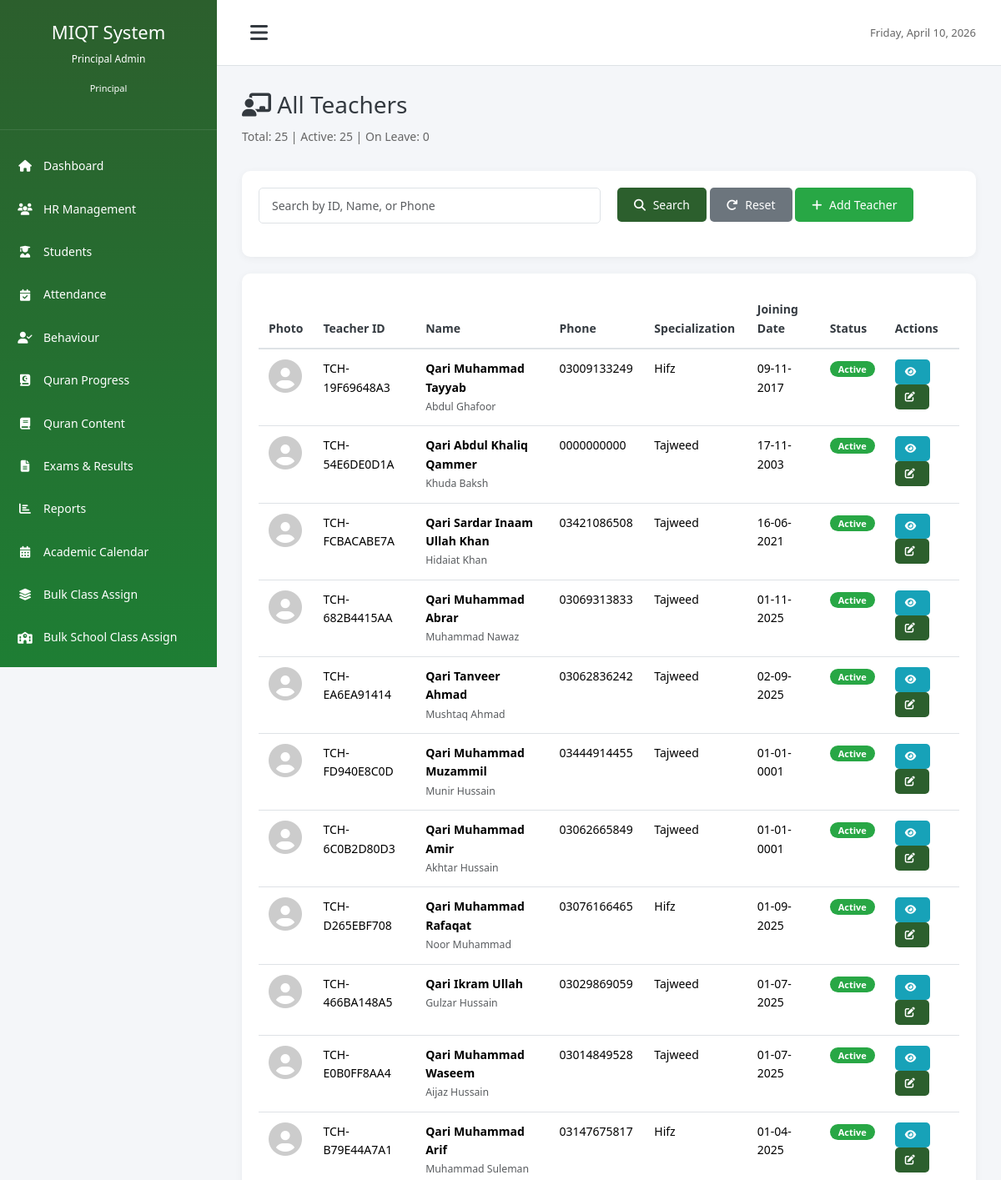
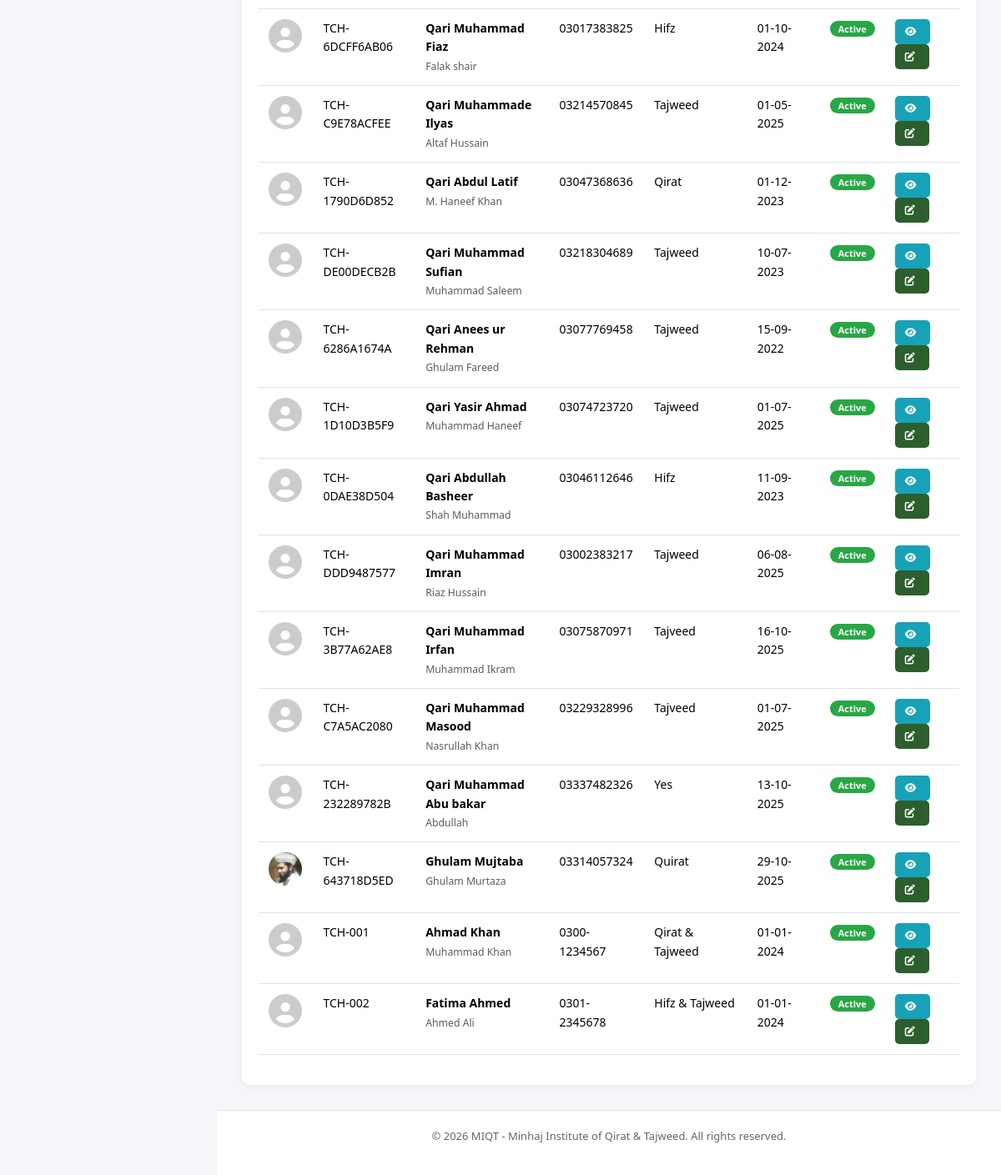
The page /modules/hr/teachers.php (signed in) on the database its author committed (2 pictures, top to bottom).
### tables this page shows
CREATE TABLE `teachers` (
  `id` int(11) NOT NULL,
  `user_id` int(11) DEFAULT NULL,
  `teacher_id` varchar(50) NOT NULL,
  `first_name` varchar(100) NOT NULL,
  `last_name` varchar(100) NOT NULL,
  `father_name` varchar(100) DEFAULT NULL,
  `cnic` varchar(20) DEFAULT NULL,
  `date_of_birth` date DEFAULT NULL,
  `gender` enum('male','female') NOT NULL,
  `phone` varchar(20) NOT NULL,
  `email` varchar(150) DEFAULT NULL,
  `address` text DEFAULT NULL,
  `city` varchar(100) DEFAULT NULL,
  `qualification` varchar(255) DEFAULT NULL,
  `specialization` varchar(255) DEFAULT NULL,
  `joining_date` date NOT NULL,
  `salary` decimal(10,2) DEFAULT NULL,
  `employment_type` enum('full_time','part_time','contract') DEFAULT 'full_time',
  `status` enum('active','inactive','on_leave') DEFAULT 'active',
  `photo` varchar(255) DEFAULT NULL,
  `created_at` timestamp NOT NULL DEFAULT current_timestamp(),
  `updated_at` timestamp NOT NULL DEFAULT current_timestamp() ON UPDATE current_timestamp(),
  `reference_name` varchar(100) DEFAULT NULL,
  `reference_number` varchar(50) DEFAULT NULL,
  `past_history` text DEFAULT NULL
);

### includes/functions.php (called while the page is built, shortened)
<?php
function isLoggedIn() {
    return isset($_SESSION['user_id']) && !empty($_SESSION['user_id']);
}
function getUserRole() {
    return isset($_SESSION['user_role']) ? $_SESSION['user_role'] : null;
}
function hasPermission($allowedRoles = []) {
    $userRole = getUserRole();
    return in_array($userRole, $allowedRoles);
}
function formatDate($date, $format = DISPLAY_DATE_FORMAT) {
    return date($format, strtotime($date));
}
function getUserName() {
    return isset($_SESSION['user_name']) ? $_SESSION['user_name'] : null;
}
?>

### modules/hr/teachers.php (the view, shortened to what this page needs)
<?php
require_once '../../config/database.php';
require_once '../../includes/functions.php';
$search = isset($_GET['search']) ? sanitize($_GET['search']) : '';
$where = "WHERE t.status != 'deleted'";
$params = [];
$sql = "SELECT t.*, u.username FROM teachers t
        LEFT JOIN users u ON t.user_id = u.id
        $where
        ORDER BY t.created_at DESC";
$stmt = $db->prepare($sql);
$stmt->execute($params);
$teachers = $stmt->fetchAll();
$sql = "SELECT
        COUNT(*) as total,
        SUM(CASE WHEN status = 'active' THEN 1 ELSE 0 END) as active,
        SUM(CASE WHEN status = 'on_leave' THEN 1 ELSE 0 END) as on_leave
        FROM teachers WHERE status != 'deleted'";
$stmt = $db->prepare($sql);
$stmt->execute();
$stats = $stmt->fetch();
require_once '../../includes/header.php';
?>
<div class="page-header">
    <h1 class="page-title"><i class="fas fa-chalkboard-teacher"></i> All Teachers</h1>
    <p class="subtitle">Total: <?php echo $stats['total']; ?> | Active: <?php echo $stats['active']; ?> | On Leave: <?php echo $stats['on_leave']; ?></p>
</div>
<div class="dashboard-card mb-20">
    <div class="card-body">
        <form method="GET" action="" class="form-row">
            <div class="form-group">
                <input type="text" name="search" class="form-control" placeholder="Search by ID, Name, or Phone"
                       value="<?php echo htmlspecialchars($search); ?>">
            </div>
            <div class="form-group">
                <button type="submit" class="btn btn-primary">
                    <i class="fas fa-search"></i> Search
                </button>
                <a href="teachers.php" class="btn btn-secondary">
                    <i class="fas fa-redo"></i> Reset
                </a>
                <a href="add_teacher.php" class="btn btn-success">
                    <i class="fas fa-plus"></i> Add Teacher
                </a>
            </div>
        </form>
    </div>
</div>
<div class="dashboard-card">
    <div class="card-body">
        <?php if (count($teachers) > 0): ?>
        <table class="table">
            <thead>
                <tr>
                    <th>Photo</th>
                    <th>Teacher ID</th>
                    <th>Name</th>
                    <th>Phone</th>
                    <th>Specialization</th>
                    <th>Joining Date</th>
                    <th>Status</th>
                    <th>Actions</th>
                </tr>
            </thead>
            <tbody>
                <?php foreach ($teachers as $teacher): ?>
                <tr>
                    <td>
                        <?php if ($teacher['photo']): ?>
                        <img src="<?php echo SITE_URL . '/uploads/photos/' . $teacher['photo']; ?>"
                             alt="Photo" style="width: 40px; height: 40px; border-radius: 50%; object-fit: cover;">
                        <?php else: ?>
                        <i class="fas fa-user-circle" style="font-size: 40px; color: #ccc;"></i>
                        <?php endif; ?>
                    </td>
                    <td><?php echo $teacher['teacher_id']; ?></td>
                    <td>
                        <strong><?php echo $teacher['first_name'] . ' ' . $teacher['last_name']; ?></strong><br>
                        <small class="text-muted"><?php echo $teacher['father_name']; ?></small>
                    </td>
                    <td><?php echo $teacher['phone']; ?></td>
                    <td><?php echo $teacher['specialization'] ?? 'N/A'; ?></td>
                    <td><?php echo formatDate($teacher['joining_date']); ?></td>
                    <td>
                        <?php
                        $badge_class = [
                            'active' => 'badge-success',
                            'inactive' => 'badge-secondary',
                            'on_leave' => 'badge-warning'
                        ];
                        ?>
                        <span class="badge <?php echo $badge_class[$teacher['status']] ?? 'badge-secondary'; ?>">
                            <?php echo ucfirst(str_replace('_', ' ', $teacher['status'])); ?>
                        </span>
                    </td>
                    <td>
                        <a href="view_teacher.php?id=<?php echo $teacher['id']; ?>" class="btn btn-sm btn-info" title="View">
                            <i class="fas fa-eye"></i>
                        </a>
                        <a href="edit_teacher.php?id=<?php echo $teacher['id']; ?>" class="btn btn-sm btn-primary" title="Edit">
                            <i class="fas fa-edit"></i>
                        </a>
                    </td>
                </tr>
                <?php endforeach; ?>
            </tbody>
        </table>
        <?php else: ?>
        <p class="text-center text-muted">No teachers found</p>
        <?php endif; ?>
    </div>
</div>
<?php require_once '../../includes/footer.php'; ?>

### includes/header.php (shortened to what this page needs)
<!DOCTYPE html>
<html lang="en" dir="ltr">
<head>
    <link href="https://cdn.jsdelivr.net/npm/bootstrap@5.3.3/dist/css/bootstrap.min.css" rel="stylesheet">
    <link rel="stylesheet" href="<?php echo SITE_URL; ?>/assets/css/style.css">
    <link rel="stylesheet" href="https://cdnjs.cloudflare.com/ajax/libs/font-awesome/6.4.0/css/all.min.css">
</head>
<body>
    <div class="wrapper">
        <nav class="sidebar">
            <div class="sidebar-header">
                <h3>MIQT System</h3>
                <p class="text-sm"><?php echo getUserName(); ?></p>
                <p class="text-xs"><?php echo ucfirst(str_replace('_', ' ', getUserRole())); ?></p>
            </div>
            <ul class="sidebar-menu">
                <li>
                    <a href="<?php echo SITE_URL; ?>/modules/dashboard/index.php">
                        <i class="fas fa-home"></i> Dashboard
                    </a>
                </li>
                <?php if (hasPermission(['principal', 'vice_principal', 'coordinator'])): ?>
                <li>
                    <a href="#" class="has-dropdown">
                        <i class="fas fa-users"></i> HR Management
                    </a>
                </li>
                <?php endif; ?>
                <li>
                    <a href="#" class="has-dropdown">
                        <i class="fas fa-user-graduate"></i> Students
                    </a>
                </li>
                <li>
                    <a href="#" class="has-dropdown">
                        <i class="fas fa-calendar-check"></i> Attendance
                    </a>
                </li>
                <li>
                    <a href="#" class="has-dropdown">
                        <i class="fas fa-user-check"></i> Behaviour
                    </a>
                </li>
                <li>
                    <a href="#" class="has-dropdown">
                        <i class="fas fa-book-quran"></i> Quran Progress
                    </a>
                </li>
                <?php if (hasPermission(['principal', 'vice_principal', 'coordinator'])): ?>
                <li>
                    <a href="#" class="has-dropdown">
                        <i class="fas fa-book"></i> Quran Content
                    </a>
                </li>
                <?php endif; ?>
                <li>
                    <a href="#" class="has-dropdown">
                        <i class="fas fa-file-alt"></i> Exams & Results
                    </a>
                </li>
                <li>
                    <a href="#" class="has-dropdown">
                        <i class="fas fa-chart-bar"></i> Reports
                    </a>
                </li>
                <li>
                    <a href="#" class="has-dropdown">
                        <i class="fas fa-calendar-alt"></i> Academic Calendar
                    </a>
                </li>
                <?php if (hasPermission(['principal', 'vice_principal', 'coordinator'])): ?>
                <li>
                    <a href="<?php echo SITE_URL; ?>/modules/students/bulk_assign_classes.php">
                        <i class="fas fa-layer-group"></i> Bulk Class Assign
                    </a>
                </li>
                <li>
                    <a href="<?php echo SITE_URL; ?>/modules/students/bulk_assign_school_classes.php">
                        <i class="fas fa-school"></i> Bulk School Class Assign
                    </a>
                </li>
                <?php endif; ?>
                <?php if (hasPermission(['principal', 'vice_principal'])): ?>
                <li>
                    <a href="<?php echo SITE_URL; ?>/modules/settings/settings.php">
                    </a>
                </li>
                <?php endif; ?>
            </ul>
        </nav>
        <div class="main-content">
            <div class="topbar">
                <div class="toggle-btn" id="sidebarToggle">
                    <i class="fas fa-bars"></i>
                </div>
                <div class="user-info">
                    <span><?php echo date('l, F d, Y'); ?></span>
                </div>
            </div>
            <div class="content">

### includes/footer.php (shortened to what this page needs)
            </div>
            <footer class="footer">
                <p>&copy; <?php echo date('Y'); ?> MIQT - Minhaj Institute of Qirat & Tajweed. All rights reserved.</p>
            </footer>
        </div>
    </div>
</body>
</html>

### assets/css/style.css (style rules this page uses)
* { margin: 0; padding: 0; box-sizing: border-box; }
:root { --primary-color: #2c5f2d; --secondary-color: #1e7e34; --success-color: #28a745; --danger-color: #dc3545; --warning-color: #ffc107; --info-color: #17a2b8; --light-color: #f8f9fa; --dark-color: #343a40; --border-color: #dee2e6; --sidebar-width: 260px; --sidebar-collapsed-width: 72px; }
body { font-family: 'Jameel Noori Nastaleeq', 'Segoe UI', Tahoma, Geneva, Verdana, sans-serif; font-size: 14px; line-height: 1.6; color: #333; background-color: #f4f6f9; }
[dir="rtl"], .urdu-text, .arabic-text, th, td, .progress-table th, .progress-table td, table th, table td { font-family: 'Jameel Noori Nastaleeq', 'Segoe UI', Tahoma, Geneva, Verdana, sans-serif; }
* { font-variant-ligatures: normal; text-rendering: optimizeLegibility; }
.wrapper { display: flex; min-height: 100vh; }
.sidebar { width: var(--sidebar-width); background: linear-gradient(180deg, #2c5f2d 0%, #1e7e34 100%); color: white; position: fixed; height: 100vh; overflow-y: auto; overflow-x: hidden; z-index: 1000; transition: width 0.3s ease, margin-left 0.3s ease; left: 0; }
.sidebar-header { padding: 25px 20px; border-bottom: 1px solid rgba(255,255,255,0.1); text-align: center; }
.sidebar-header h3 { font-size: 22px; margin-bottom: 10px; }
.sidebar-menu { list-style: none; padding: 15px 0; }
.sidebar-menu li { margin: 5px 0; }
.sidebar-menu a { display: flex; align-items: center; padding: 12px 20px; color: white; text-decoration: none; transition: all 0.3s; white-space: nowrap; }
.sidebar-menu a i { margin-right: 12px; width: 20px; text-align: center; }
.main-content { margin-left: var(--sidebar-width); width: calc(100% - var(--sidebar-width)); min-height: 100vh; display: flex; flex-direction: column; transition: all 0.3s; }
.topbar { background: white; padding: 15px 30px; border-bottom: 1px solid var(--border-color); display: flex; justify-content: space-between; align-items: center; }
.toggle-btn { font-size: 24px; cursor: pointer; color: var(--dark-color); padding: 5px 10px; transition: all 0.3s; }
.user-info { font-size: 13px; color: #666; }
.content { flex: 1; padding: 30px; }
.footer { background: white; padding: 20px 30px; border-top: 1px solid var(--border-color); text-align: center; font-size: 13px; color: #666; }
.page-title { font-size: 28px; margin-bottom: 10px; color: var(--dark-color); }
.subtitle { font-size: 14px; color: #666; margin-bottom: 30px; }
.dashboard-card { background: white; border-radius: 10px; box-shadow: 0 2px 10px rgba(0,0,0,0.05); overflow: hidden; }
.card-body { padding: 20px; }
.form-group { margin-bottom: 20px; }
.form-control { width: 100%; padding: 10px 15px; border: 1px solid var(--border-color); border-radius: 5px; font-size: 14px; transition: border-color 0.3s; }
.form-row { display: grid; grid-template-columns: repeat(auto-fit, minmax(250px, 1fr)); gap: 20px; }
.btn { display: inline-block; padding: 10px 20px; border: none; border-radius: 5px; font-size: 14px; cursor: pointer; text-decoration: none; transition: all 0.3s; text-align: center; }
.btn-primary { background: var(--primary-color); color: white; }
.btn-success { background: var(--success-color); color: white; }
.btn-info { background: var(--info-color); color: white; }
.btn-secondary { background: #6c757d; color: white; }
.btn-sm { padding: 6px 12px; font-size: 12px; }
.btn i { margin-right: 5px; }
.table { width: 100%; border-collapse: collapse; }
.table thead { background: #f8f9fa; }
.table th { padding: 12px; text-align: left; font-weight: 600; color: var(--dark-color); border-bottom: 2px solid var(--border-color); }
.table td { padding: 12px; border-bottom: 1px solid var(--border-color); }
.badge { display: inline-block; padding: 4px 10px; border-radius: 12px; font-size: 11px; font-weight: 600; }
.badge-success { background: var(--success-color); color: white; }
.text-sm { font-size: 12px; }
.text-xs { font-size: 11px; }
.text-muted { color: #999; }
.mb-20 { margin-bottom: 20px; }

### rows shown on the page
teachers: teacher "TCH-19F69648A3", first_name "Qari Muhammad", last_name "Tayyab", father_name "Abdul Ghafoor", phone "03009133249", specialization "Hifz", joining_date "09-11-2017", status "Active"
teachers: teacher "TCH-54E6DE0D1A", first_name "Qari Abdul Khaliq", last_name "Qammer", father_name "Khuda Baksh", phone "0000000000", specialization "Tajweed", joining_date "17-11-2003", status "Active"
teachers: teacher "TCH-FCBACABE7A", first_name "Qari Sardar Inaam Ullah", last_name "Khan", father_name "Hidaiat Khan", phone "03421086508", specialization "Tajweed", joining_date "16-06-2021", status "Active"
teachers: teacher "TCH-682B4415AA", first_name "Qari Muhammad", last_name "Abrar", father_name "Muhammad Nawaz", phone "03069313833", specialization "Tajweed", joining_date "01-11-2025", status "Active"
teachers: teacher "TCH-EA6EA91414", first_name "Qari Tanveer", last_name "Ahmad", father_name "Mushtaq Ahmad", phone "03062836242", specialization "Tajweed", joining_date "02-09-2025", status "Active"
teachers: teacher "TCH-FD940E8C0D", first_name "Qari Muhammad", last_name "Muzammil", father_name "Munir Hussain", phone "03444914455", specialization "Tajweed", joining_date "01-01-0001", status "Active"
teachers: teacher "TCH-6C0B2D80D3", first_name "Qari Muhammad", last_name "Amir", father_name "Akhtar Hussain", phone "03062665849", specialization "Tajweed", joining_date "01-01-0001", status "Active"
teachers: teacher "TCH-D265EBF708", first_name "Qari Muhammad", last_name "Rafaqat", father_name "Noor Muhammad", phone "03076166465", specialization "Hifz", joining_date "01-09-2025", status "Active"
teachers: teacher "TCH-466BA148A5", first_name "Qari Ikram", last_name "Ullah", father_name "Gulzar Hussain", phone "03029869059", specialization "Tajweed", joining_date "01-07-2025", status "Active"
teachers: teacher "TCH-E0B0FF8AA4", first_name "Qari Muhammad", last_name "Waseem", father_name "Aijaz Hussain", phone "03014849528", specialization "Tajweed", joining_date "01-07-2025", status "Active"
teachers: teacher "TCH-B79E44A7A1", first_name "Qari Muhammad", last_name "Arif", father_name "Muhammad Suleman", phone "03147675817", specialization "Hifz", joining_date "01-04-2025", status "Active"
teachers: teacher "TCH-6DCFF6AB06", first_name "Qari Muhammad", last_name "Fiaz", father_name "Falak shair", phone "03017383825", specialization "Hifz", joining_date "01-10-2024", status "Active"
teachers: teacher "TCH-C9E78ACFEE", first_name "Qari Muhammade", last_name "Ilyas", father_name "Altaf Hussain", phone "03214570845", specialization "Tajweed", joining_date "01-05-2025", status "Active"
teachers: teacher "TCH-1790D6D852", first_name "Qari Abdul", last_name "Latif", father_name "M. Haneef Khan", phone "03047368636", specialization "Qirat", joining_date "01-12-2023", status "Active"
teachers: teacher "TCH-DE00DECB2B", first_name "Qari Muhammad", last_name "Sufian", father_name "Muhammad Saleem", phone "03218304689", specialization "Tajweed", joining_date "10-07-2023", status "Active"
teachers: teacher "TCH-6286A1674A", first_name "Qari Anees", last_name "ur Rehman", father_name "Ghulam Fareed", phone "03077769458", specialization "Tajweed", joining_date "15-09-2022", status "Active"
teachers: teacher "TCH-1D10D3B5F9", first_name "Qari Yasir", last_name "Ahmad", father_name "Muhammad Haneef", phone "03074723720", specialization "Tajweed", joining_date "01-07-2025", status "Active"
teachers: teacher "TCH-0DAE38D504", first_name "Qari Abdullah", last_name "Basheer", father_name "Shah Muhammad", phone "03046112646", specialization "Hifz", joining_date "11-09-2023", status "Active"
teachers: teacher "TCH-DDD9487577", first_name "Qari Muhammad", last_name "Imran", father_name "Riaz Hussain", phone "03002383217", specialization "Tajweed", joining_date "06-08-2025", status "Active"
teachers: teacher "TCH-3B77A62AE8", first_name "Qari Muhammad", last_name "Irfan", father_name "Muhammad Ikram", phone "03075870971", specialization "Tajveed", joining_date "16-10-2025", status "Active"
teachers: teacher "TCH-C7A5AC2080", first_name "Qari Muhammad", last_name "Masood", father_name "Nasrullah Khan", phone "03229328996", specialization "Tajveed", joining_date "01-07-2025", status "Active"
teachers: teacher "TCH-232289782B", first_name "Qari Muhammad", last_name "Abu bakar", father_name "Abdullah", phone "03337482326", specialization "Yes", joining_date "13-10-2025", status "Active"
teachers: photo (picture), teacher "TCH-643718D5ED", first_name "Ghulam", last_name "Mujtaba", father_name "Ghulam Murtaza", phone "03314057324", specialization "Quirat", joining_date "29-10-2025", status "Active"
teachers: teacher "TCH-001", first_name "Ahmad", last_name "Khan", father_name "Muhammad Khan", phone "0300-1234567", specialization "Qirat & Tajweed", joining_date "01-01-2024", status "Active"
teachers: teacher "TCH-002", first_name "Fatima", last_name "Ahmed", father_name "Ahmed Ali", phone "0301-2345678", specialization "Hifz & Tajweed", joining_date "01-01-2024", status "Active"

### other values the page prints
getUserName() "Principal Admin"
str_replace('_', ' ', getUserRole()) "Principal"
$stats['total'] "25"
$stats['active'] "25"
$stats['on_leave'] "0"
